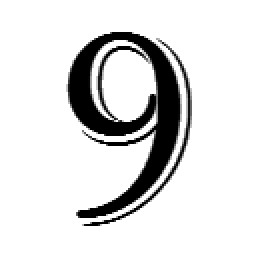
#> input picture dataset/test_image/Chars74K/9/9_dataset_24.png, 128 x 128 px, given in place of 4_dataset_3.png, which was not available (shown 2 times larger)
$ python main.py
#> lines starting #> are read from the running program, lines starting #| are printed output that depends on the picture; after the words box and inside, x2 and y2 are one past the last pixel; in counts of white or black regions, pixels touching at a corner belong together; pictures that were not available may be replaced by others from this repository, and a replacement may not be noted
### code/db.py
from os import listdir
import csv

# import perso
from normalisation import normalisation
from caracterisation import caracterisation


############################
# Caractérisation database #
############################


def indexation(path: str) -> list[str]:
    """
    Parcourt un dossier racine pour lister l'ensemble des chemins des images disponibles.

    Args:
        path (str): Le chemin vers le dossier contenant les sous-dossiers (0 à 9).

    Returns:
        list[str]: Une liste contenant les chemins relatifs de chaque fichier image.
    """
    files = []

    for numberFolder in listdir(path):
        if numberFolder.isdigit() or numberFolder == "perso":
            for file in listdir(path + "/" + numberFolder):
                if file[0] != ".":
                    files.append(f"{path}/{numberFolder}/{file}")

    return files


def indexFile(path: str, taille_grille: int = 4) -> tuple[float, ...]:
    """
    Traite un fichier image unique (Normalisation et Caractérisation).

    Args:
        path (str): Le chemin vers le fichier image à lire.
        taille_grille (int, optional): La taille de la grille pour le zoning. Par défaut à 4.

    Returns:
        tuple[float, ...]: Le vecteur de caractéristiques mathématiques du chiffre.
    """
    image = normalisation(path)
    data = caracterisation(image, taille_grille)
    return data


#######################
# fonction principale #
#######################


def create_db(path: str, taille_grille: int) -> list[tuple[list[float], str]]:
    """
    Construit la base de données de référence en mémoire (RAM).

    Itère sur toutes les images d'un dataset, extrait leurs caractéristiques
    et leur associe leur vraie étiquette déduite de leur nom.

    Args:
        path (str): Le chemin racine du dataset d'entraînement.
        taille_grille (int): La taille de la grille pour le zoning.

    Returns:
        list[tuple[list[float], str]]: Une liste de tuples regroupant le vecteur
                                       et le label pour chaque image traitée.
    """
    tab = indexation(path)
    data_base = []
    for fichier in tab:
        data_base.append(
            (list(indexFile(fichier, taille_grille)), fichier.split("/")[-1])
        )
    return data_base


def creer_journal(
    path: str, db: list[tuple[list[float], str]], taille_grille: int
) -> None:
    """
    Sérialise et sauvegarde la base de données en mémoire vers un fichier CSV.

    Args:
        path (str): Le chemin du fichier CSV de destination.
        db (list[tuple[list[float], str]]): La base de données en mémoire.
        taille_grille (int): Permet de calculer dynamiquement les en-têtes des colonnes de zones.
    """
    with open(path, "w", newline="") as csvfile:
        writer = csv.writer(csvfile, delimiter=";")

        nb_zones = taille_grille * taille_grille
        colonnes_zones = [f"zone_{i}" for i in range(nb_zones)]

        en_tete = colonnes_zones + ["x_inter", "y_inter", "ratio_size", "label"]
        writer.writerow(en_tete)

        for image in db:
            caracteristiques = image[0]
            nom_image = image[1]

            line = [str(val) for val in caracteristiques] + [nom_image]

            writer.writerow(line)


# [27 lines left out: function charger_journal, not called in this run]

### code/normalisation.py
from PIL import Image
import numpy as np
import math
from typing import Any

#######################
# Normalisation image #
#######################


def binarisation(imagePath: str) -> list[Any]:
    """
    Convertit une image brute en une matrice binaire (Noir et Blanc).

    Chaque pixel est évalué selon sa luminance moyenne (RVB). S'il est
    inférieur au seuil de 128, il devient noir (encre), sinon blanc (fond).

    Args:
        imagePath (str): Le chemin absolu ou relatif vers l'image source.

    Returns:
        list[Any]: Une matrice (liste de listes) contenant les tuples (R, V, B)
                   binarisés de chaque pixel.
    """
    img = Image.open(imagePath)
    pixelArray = []

    pixels = img.load()

    if pixels is not None:

        for y in range(img.size[1]):
            coordX = []

            for x in range(img.size[0]):

                pixel = pixels[x, y]

                if isinstance(pixel, tuple):
                    colorAverage = (pixel[0] + pixel[1] + pixel[2]) / 3
                elif isinstance(pixel, (int, float)):
                    colorAverage = pixel

                if colorAverage < 128:
                    coordX.append((0, 0, 0))
                else:
                    coordX.append((255, 255, 255))

            pixelArray.append(coordX)

    return pixelArray


def regression(img: list) -> tuple[float, float]:
    """
    Calcule la droite de régression linéaire de l'encre présente sur l'image.

    Cette fonction repère les pixels noirs et applique la méthode des moindres carrés
    pour déterminer l'axe vertical moyen du tracé.

    Args:
        img (list): La matrice de pixels représentant l'image binarisée.

    Returns:
        tuple[float, float]: Un tuple contenant le coefficient directeur (la pente)
                             et l'ordonnée à l'origine de la droite.
    """
    x = []
    y = []

    for i in range(len(img)):
        for j in range(len(img[0])):
            r, v, b = img[i][j]
            if r < 128 or v < 128 or b < 128:
                x.append(j)
                y.append(i)

    xa = np.array(x)
    ya = np.array(y)
    x_moy = np.mean(xa)
    y_moy = np.mean(ya)

    pente = np.sum((xa - x_moy) * (ya - y_moy)) / np.sum((ya - y_moy) ** 2)

    p = x_moy - pente * y_moy

    return pente, float(p)

def rotateImage(imgMatrix: list, slope: float) -> Image.Image:
    """
    Applique une rotation à la matrice de pixels pour redresser le caractère.

    Args:
        imgMatrix (list): La matrice binaire de l'image d'origine.
        slope (float): L'angle de rotation (en degrés) à appliquer.

    Returns:
        Image.Image: L'objet image redressé, avec un remplissage blanc pour les marges créées.
    """
    img = np.asarray(imgMatrix, dtype=np.uint8)
    img = Image.fromarray(img)
    imgRotated = img.rotate(slope, expand=True, fillcolor=(255, 255, 255))

    return imgRotated

def cropping(image: Image.Image) -> Image.Image:
    """
    Recadre et redimensionne une image pour l'adapter à un format standard.

    L'algorithme coupe les marges blanches inutiles (bounding box), puis
    redimensionne le tracé de manière proportionnelle avec un filtre de Lanczos
    pour l'insérer au centre d'une matrice stricte de 28x28 pixels.

    Args:
        image (Image.Image): L'objet image redressé à recadrer.

    Returns:
        Image.Image: La nouvelle image normalisée au format 28x28 pixels et re-binarisée.
    """
    pixels = image.load()

    Xmin = image.size[0]
    Ymin = image.size[1]
    Xmax = 0
    Ymax = 0

    if pixels is not None:
        for y in range(image.size[1]):
            for x in range(image.size[0]):
                if pixels[x, y] == (0, 0, 0):
                    if x < Xmin:
                        Xmin = x
                    if x > Xmax:
                        Xmax = x
                    if y < Ymin:
                        Ymin = y
                    if y > Ymax:
                        Ymax = y

    if Xmin > Xmax or Ymin > Ymax:
        return image

    image_recadree = image.crop((Xmin, Ymin, Xmax + 1, Ymax + 1))

    image_recadree.thumbnail((28, 28), Image.Resampling.LANCZOS)
    image_standardisee = Image.new("RGB", (28, 28), color=(255, 255, 255))
    pos_x = (28 - image_recadree.size[0]) // 2
    pos_y = (28 - image_recadree.size[1]) // 2
    image_standardisee.paste(image_recadree, (pos_x, pos_y))

    pixels_std = image_standardisee.load()

    if pixels_std is not None:
        for x in range(28):
            for y in range(28):
                pixel = pixels_std[x, y]

                if isinstance(pixel, tuple):
                    moyenne = sum(pixel[:3]) / 3
                elif isinstance(pixel, (int, float)):
                    moyenne = float(pixel)
                else:
                    moyenne = 255.0

                if moyenne < 128:
                    pixels_std[x, y] = (0, 0, 0)
                else:
                    pixels_std[x, y] = (255, 255, 255)

    return image_standardisee


#######################
# Fonction principale #
#######################


def normalisation(path: str) -> Image.Image:
    """
    Exécute le pipeline complet de normalisation sur une image.

    Enchaîne la binarisation, le calcul de régression, le redressement par rotation
    et enfin le recadrage à 28x28 pixels.

    Args:
        path (str): Le chemin du fichier image à traiter.

    Returns:
        Image.Image: L'image finale normalisée et prête pour l'extraction de caractéristiques.
    """
    binaryImage = binarisation(path)
    pente, p = regression(binaryImage)

    angle_rad = math.atan(pente)
    angle_deg = math.degrees(angle_rad)

    rotatedImage = rotateImage(binaryImage, -angle_deg)
    croppedImage = cropping(rotatedImage)
    return croppedImage

### code/caracterisation.py
from PIL import Image
import numpy as np

##################################
# Caractérisation de notre image #
##################################


def intersect(image: Image.Image) -> tuple[int, int]:
    """
    Analyse les intersections du chiffre via ses axes médians.

    L'algorithme trace un axe horizontal et un axe vertical au centre de l'image
    et compte le nombre de transitions (fond blanc vers encre noire).

    Args:
        image (Image.Image): L'image normalisée de 28x28 pixels.

    Returns:
        tuple[int, int]: Le nombre d'intersections sur l'axe X (horizontal)
                         et sur l'axe Y (vertical).
    """
    middle_x = image.size[0] / 2
    middle_y = image.size[1] / 2

    lx = [False]
    ly = [False]

    pixels = image.load()

    if pixels is not None:
        for i in range(image.size[0]):
            if (pixels[i, int(middle_y)] == (0, 0, 0)) != lx[-1]:
                lx.append(pixels[i, int(middle_y)] == (0, 0, 0))

        for j in range(image.size[1]):
            if (pixels[int(middle_x), j] == (0, 0, 0)) != ly[-1]:
                ly.append(pixels[int(middle_x), j] == (0, 0, 0))

    lx.append(False)
    ly.append(False)

    return (lx.count(True), ly.count(True))


def zoning_dynamique(image: Image.Image, taille_grille: int) -> list[float]:
    """
    Extrait la densité spatiale de l'encre (Zoning) selon une grille définie.

    Découpe l'image en blocs (ex: 7x7) et calcule pour chaque bloc la proportion
    d'encre relative par rapport à la quantité totale d'encre du caractère.

    Args:
        image (Image.Image): L'image normalisée de 28x28 pixels.
        taille_grille (int): Le nombre de subdivisions par côté (ex: 7 pour une grille de 49 zones).

    Returns:
        list[float]: Une liste contenant les densités relatives de chaque bloc (valeurs entre 0 et 1).
    """
    matrice = np.array(image)

    if len(matrice.shape) == 3:
        matrice = matrice[:, :, 0]

    total_noirs = np.sum(matrice == 0)
    if total_noirs == 0:
        total_noirs = 1

    densites = []

    limites = np.linspace(0, matrice.shape[0], taille_grille + 1, dtype=int)

    for i in range(taille_grille):
        for j in range(taille_grille):

            bloc = matrice[limites[i] : limites[i + 1], limites[j] : limites[j + 1]]
            noirs = np.sum(bloc == 0)
            densites.append(float(noirs) / total_noirs)

    return densites


def caracterisation(image: Image.Image, taille_grille: int = 4) -> tuple[float, ...]:
    """
    Génère le vecteur de caractéristiques mathématiques complet du chiffre.

    Concatène les densités du zoning, les intersections normalisées et le ratio
    de forme (largeur/hauteur) pour créer une signature numérique.

    Args:
        image (Image.Image): L'image normalisée à analyser.
        taille_grille (int, optional): La dimension du zoning. Par défaut à 4.

    Returns:
        tuple[float, ...]: Le vecteur multidimensionnel représentant l'image
                           (généralement de dimension 52 pour une grille 7x7).
    """
    x_inter, y_inter = intersect(image)

    zones = zoning_dynamique(image, taille_grille)

    largeur, hauteur = image.size
    ratio_size = float(largeur) / float(hauteur) if hauteur != 0 else 1.0

    resultat = zones + [x_inter / 5.0, y_inter / 5.0, ratio_size]

    return tuple(resultat)

### code/knn.py
import numpy as np


# [14 lines left out: function calcul_distance, not called in this run]


def calcul_distance_total(
    tab: list[tuple[list[float], str]], mon_image: tuple[list[float], str]
) -> list[tuple[float, str]]:
    """
    Calcule la distance entre une image mystère et l'intégralité de la base de données.

    Args:
        tab (list[tuple[list[float], str]]): La base de données contenant tous les vecteurs d'apprentissage.
        mon_image (tuple[list[float], str]): Les données vectorielles de l'image à identifier.

    Returns:
        list[tuple[float, str]]: Une liste triée (par ordre croissant) des distances
                                 et des labels associés.
    """
    result = []
    for x in tab:
        result.append((calcul_distance(x, mon_image), x[1]))
    result.sort()
    return result


def find(distances: list[tuple[float, str]], k: int, display: bool) -> str | None:
    """
    Réalise la prédiction finale via un vote majoritaire (Algorithme K-NN).

    Isole les K plus proches voisins et détermine l'étiquette la plus fréquente
    parmi eux pour déduire la classe de l'image mystère.

    Args:
        distances (list[tuple[float, str]]): La liste de tous les voisins triés par distance croissante.
        k (int): Le paramètre K, déterminant la taille du voisinage à analyser.
        display (bool): Si True, affiche dans la console le détail des votes.

    Returns:
        str | None: Le label (chiffre de 0 à 9) prédit par le modèle, ou None en cas d'erreur.
    """
    k_voisins = distances[:k]

    votes = {}

    for distance, nom_image in k_voisins:
        vrai_chiffre = str(nom_image)[0]

        if vrai_chiffre in votes:
            votes[vrai_chiffre] += 1
        else:
            votes[vrai_chiffre] = 1

    if display:
        print(f"Détail des {k} votes : {votes}")

    meilleur_chiffre = None
    max_votes = 0

    for chiffre, nb_votes in votes.items():
        if nb_votes > max_votes:
            max_votes = nb_votes
            meilleur_chiffre = chiffre

    return meilleur_chiffre

### code/main.py
import numpy as np
from matplotlib import pyplot as plt
import math
from typing import Any

import time
import os

# import perso
from normalisation import *
from caracterisation import *
import db
import knn

###################
# Affichage Image #
###################


# [80 lines left out: functions showImage, NormalisationFichier, not called in this run]


############################
# création base de données #
############################


def CreateDb(
    dataset: str, k: int, db_csv: str, taille_grille: int, recalcul_db: bool
) -> list[tuple[list[float], str]]:
    """
    Gère l'initialisation de la mémoire (base de données) pour le modèle K-NN.

    Charge le fichier CSV existant pour une exécution quasi-instantanée, ou force
    le recalcule complet de l'ensemble des caractéristiques si demandé.

    Args:
        dataset (str): Le dossier contenant les images d'entraînement.
        k (int): Le paramètre K-NN (bien qu'inutilisé ici, laissé pour cohérence de configuration).
        db_csv (str): Le chemin du fichier CSV de sauvegarde.
        taille_grille (int): La configuration du zoning.
        recalcul_db (bool): Si True, écrase le CSV existant et re-génère tous les vecteurs.

    Returns:
        list[tuple[list[float], str]]: La base de données chargée en mémoire RAM.
    """
    print("")

    if os.path.exists(db_csv) and not recalcul_db:
        print("\nChargement rapide de la base de données depuis le CSV...")
        database = db.charger_journal(db_csv)
    else:
        os.remove(db_csv) if os.path.exists(db_csv) else None
        print("\nCalcul de la base de données en cours...")
        database = db.create_db(dataset, taille_grille)
        db.creer_journal(db_csv, database, taille_grille)
        print("Base de données sauvegardée dans le CSV !\n")

    return database
    # print(f"Nombre d'images dans la base : {len(database)}")


#############################
# Main du projet au complet #
#############################


def main() -> None:
    dataset = "ipad_dataset_train"
    k = 3
    taille_grille = 7
    db_csv = "MacsOCR/database.csv"
    dataset_train = f"MacsOCR/dataset/train/{dataset}/"
    recalcule_db = False

    number_test = 1
    number_image = 5
    file_dt = f"MacsOCR/dataset/test_image/{dataset}/{number_test}/{number_test}_dataset_{number_image}.png"
    file_perso = f"/Users/antoine/Documents/etude/l2/s4/MaCs/projet/MacsOCR/dataset/test_image/ipad_dataset/4/4_dataset_3.png"
    file = file_perso

    database = CreateDb(dataset_train, k, db_csv, taille_grille, recalcule_db)

    ##################################
    # prédiction de notre image test #
    ##################################

    mon_image = (
        list(db.indexFile(file, taille_grille)),
        file.split("/")[-1],
    )
#> in binarisation, img is the input picture: PIL image 128x128 L; min 0, max 255, mean 221.4
#> after the loop in binarisation, `for y in range(img.size[1]):`: pixelArray = 128 items
#> the loop in regression, `for i in range(len(img)):` made 128 passes
#> after the loop in regression, `for i in range(len(img)):`: x = 2148 values, max 95 at index 876, min 34 at index 520, mean 65.3; y = 2148 values from 16 to 112
#> in regression, `xa = np.array(x)`: xa has the same summary as x
#> in regression, `x_moy = np.mean(xa)`: x_moy = 65.3
#> in regression, `y_moy = np.mean(ya)`: y_moy = 57.82
#> in regression, `pente = np.sum((xa - x_moy) * (ya - y_moy)) / np.sum((ya - y_moy) ** 2)`: pente = 0.0567
#> in regression, `p = x_moy - pente * y_moy`: p = 62.02
#> in normalisation, `pente, p = regression(binaryImage)`: pente = 0.0567; p = 62.02
#> in normalisation, `angle_rad = math.atan(pente)`: angle_rad = 0.0566
#> in normalisation, `angle_deg = math.degrees(angle_rad)`: angle_deg = 3.25
#> in rotateImage, `img = np.asarray(imgMatrix, dtype=np.uint8)`:
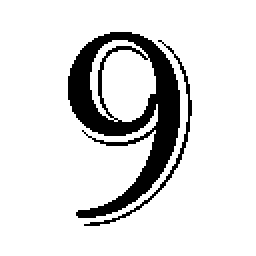
#> img: shape (128, 128, 3) (shown 2 times larger); 86.9% white; 2 black regions, box (x1, y1, x2, y2) and area: (34, 16, 90, 109) 1943, (42, 20, 96, 113) 205
#> in rotateImage, `imgRotated = img.rotate(slope, expand=True, fillcolor=(255, 255, 255))`:
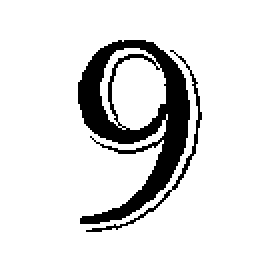
#> imgRotated: PIL image 136x136 RGB (shown 2 times larger); 88.4% white; 2 black regions, box (x1, y1, x2, y2) and area: (39, 20, 95, 112) 1943, (43, 25, 101, 116) 205
#> in cropping, `image_recadree = image.crop((Xmin, Ymin, Xmax + 1, Ymax + 1))`:
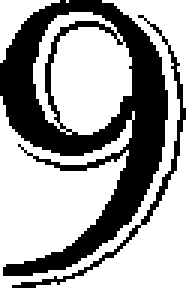
#> image_recadree: PIL image 62x96 RGB (shown 3 times larger); 63.9% white; 2 black regions, box (x1, y1, x2, y2) and area: (0, 0, 56, 92) 1943, (4, 5, 62, 96) 205
#> in cropping, `image_recadree.thumbnail((28, 28), Image.Resampling.LANCZOS)`:
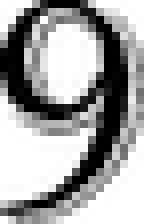
#> image_recadree: PIL image 18x28 RGB (shown 8 times larger); min 0, max 255, mean 162.7
#> in cropping, `image_standardisee.paste(image_recadree, (pos_x, pos_y))`:
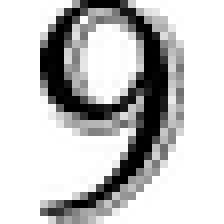
#> image_standardisee: PIL image 28x28 RGB (shown 8 times larger); min 0, max 255, mean 195.7
#> in normalisation, `croppedImage = cropping(rotatedImage)`:
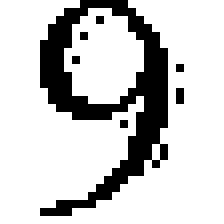
#> croppedImage: PIL image 28x28 RGB (shown 8 times larger); 79.6% white; black in thin lines or dots, all inside (x1, y1, x2, y2) = (5, 0, 23, 27)
#> after the loop in intersect, `for i in range(image.size[0]):`: lx = [False, True, False, True, False]
#> after the loop in intersect, `for j in range(image.size[1]):`: ly = [False, True, False, True, False, True, False]
#> in caracterisation, `x_inter, y_inter = intersect(image)`: x_inter = 2; y_inter = 3
#> in zoning_dynamique, `total_noirs = np.sum(matrice == 0)`: total_noirs = 160
#> after the loop in zoning_dynamique, `for i in range(taille_grille):`: densites = 49 values, max 0.0813 at index 32, min 0 at index 0, mean 0.0204
#> in caracterisation, `zones = zoning_dynamique(image, taille_grille)`: zones has the same summary as densites in zoning_dynamique
#> in caracterisation, `resultat = zones + [x_inter / 5.0, y_inter / 5.0, ratio_size]`: resultat = 52 values, max 1 at index 51, min 0 at index 0, mean 0.0577
#> in indexFile, `data = caracterisation(image, taille_grille)`: data has the same summary as resultat in caracterisation
    # print("Données de mon image :",mon_image)

    distances = knn.calcul_distance_total(database, mon_image)
#> after the loop in calcul_distance_total, `for x in tab:`: result = []
#> distances = []
    print("dataset :", dataset)
    print("Prédiction :", knn.find(distances, k, True))
#> after the loop in find, `for distance, nom_image in k_voisins:`: votes = 0 items
#| Détail des 3 votes : {}
#> after the loop in find, `for chiffre, nb_votes in votes.items():`: max_votes = 0
#| Prédiction : None
    print("réponse :", file.split("/")[-1][0])
    print("")

    # NormalisationFichier(file)

    binaryImage = binarisation(file)
#> binaryImage = 128 items
    figure = plt.figure()
    im1 = figure.add_subplot(1, 3, 1)
    im1.imshow(binaryImage, interpolation="nearest")
    plt.tight_layout()
    plt.show()


if __name__ == "__main__":
    t = time.time()
    main()
    print("\ntemps d'execution :", time.time() - t)
